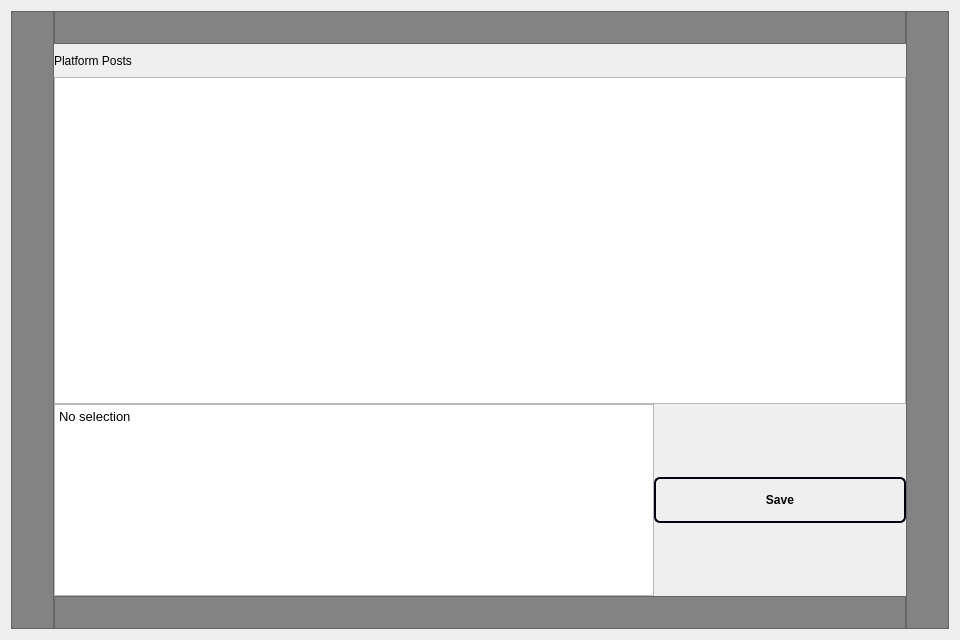
<?xml version="1.0" encoding="UTF-8"?>
<ui version="4.0">
 <class>Dialog</class>
 <widget class="QDialog" name="Dialog">
  <property name="geometry">
   <rect>
    <x>0</x>
    <y>0</y>
    <width>960</width>
    <height>640</height>
   </rect>
  </property>
  <property name="windowTitle">
   <string>Dialog</string>
  </property>
  <layout class="QGridLayout" name="gridLayout">
   <item row="0" column="0">
    <layout class="QHBoxLayout" name="horizontalLayout" stretch="1,20,1">
     <property name="spacing">
      <number>0</number>
     </property>
     <item>
      <widget class="QFrame" name="frame_2">
       <property name="styleSheet">
        <string notr="true">background-color: rgb(131, 131, 131);</string>
       </property>
       <property name="frameShape">
        <enum>QFrame::StyledPanel</enum>
       </property>
       <property name="frameShadow">
        <enum>QFrame::Raised</enum>
       </property>
      </widget>
     </item>
     <item>
      <layout class="QVBoxLayout" name="verticalLayout" stretch="1,1,10,0,1">
       <item>
        <widget class="QFrame" name="frame">
         <property name="styleSheet">
          <string notr="true">background-color: rgb(131, 131, 131);</string>
         </property>
         <property name="frameShape">
          <enum>QFrame::StyledPanel</enum>
         </property>
         <property name="frameShadow">
          <enum>QFrame::Raised</enum>
         </property>
        </widget>
       </item>
       <item>
        <widget class="QLabel" name="label">
         <property name="styleSheet">
          <string notr="true">font: 75 italic 16pt &quot;Noto Sans&quot;;</string>
         </property>
         <property name="text">
          <string>Platform Posts</string>
         </property>
         <property name="alignment">
          <set>Qt::AlignLeading|Qt::AlignLeft|Qt::AlignVCenter</set>
         </property>
         <property name="wordWrap">
          <bool>false</bool>
         </property>
         <property name="margin">
          <number>12</number>
         </property>
        </widget>
       </item>
       <item>
        <widget class="QTableView" name="posts">
         <property name="sizePolicy">
          <sizepolicy hsizetype="Preferred" vsizetype="Expanding">
           <horstretch>0</horstretch>
           <verstretch>0</verstretch>
          </sizepolicy>
         </property>
         <property name="mouseTracking">
          <bool>true</bool>
         </property>
         <property name="selectionBehavior">
          <enum>QAbstractItemView::SelectRows</enum>
         </property>
         <property name="sortingEnabled">
          <bool>true</bool>
         </property>
        </widget>
       </item>
       <item>
        <layout class="QHBoxLayout" name="horizontalLayout_2">
         <item>
          <widget class="QTextBrowser" name="postText">
           <property name="minimumSize">
            <size>
             <width>0</width>
             <height>0</height>
            </size>
           </property>
           <property name="maximumSize">
            <size>
             <width>600</width>
             <height>500</height>
            </size>
           </property>
           <property name="html">
            <string>&lt;!DOCTYPE HTML PUBLIC &quot;-//W3C//DTD HTML 4.0//EN&quot; &quot;http://www.w3.org/TR/REC-html40/strict.dtd&quot;&gt;
&lt;html&gt;&lt;head&gt;&lt;meta name=&quot;qrichtext&quot; content=&quot;1&quot; /&gt;&lt;style type=&quot;text/css&quot;&gt;
p, li { white-space: pre-wrap; }
&lt;/style&gt;&lt;/head&gt;&lt;body style=&quot; font-family:'Noto Sans'; font-size:10pt; font-weight:400; font-style:normal;&quot;&gt;
&lt;p style=&quot; margin-top:0px; margin-bottom:0px; margin-left:0px; margin-right:0px; -qt-block-indent:0; text-indent:0px;&quot;&gt;No selection&lt;/p&gt;&lt;/body&gt;&lt;/html&gt;</string>
           </property>
          </widget>
         </item>
         <item>
          <widget class="QPushButton" name="save">
           <property name="sizePolicy">
            <sizepolicy hsizetype="Preferred" vsizetype="Fixed">
             <horstretch>0</horstretch>
             <verstretch>0</verstretch>
            </sizepolicy>
           </property>
           <property name="minimumSize">
            <size>
             <width>46</width>
             <height>46</height>
            </size>
           </property>
           <property name="maximumSize">
            <size>
             <width>300</width>
             <height>16777215</height>
            </size>
           </property>
           <property name="styleSheet">
            <string notr="true">font: 87 18pt &quot;Noto Sans&quot;;
color: rgb(0, 0, 0);
font-weight: 700;
padding: 4px;
border-style: outset;
border-width: 2px;
border-radius: 6px;
border-color: #00000f;
min-width: 1em;
min-height: 1em;
padding: 4px;
opacity: 0.3;</string>
           </property>
           <property name="text">
            <string>Save</string>
           </property>
          </widget>
         </item>
        </layout>
       </item>
       <item>
        <widget class="QFrame" name="frame_4">
         <property name="styleSheet">
          <string notr="true">background-color: rgb(131, 131, 131);</string>
         </property>
         <property name="frameShape">
          <enum>QFrame::StyledPanel</enum>
         </property>
         <property name="frameShadow">
          <enum>QFrame::Raised</enum>
         </property>
        </widget>
       </item>
      </layout>
     </item>
     <item>
      <widget class="QFrame" name="frame_3">
       <property name="styleSheet">
        <string notr="true">background-color: rgb(131, 131, 131);</string>
       </property>
       <property name="frameShape">
        <enum>QFrame::StyledPanel</enum>
       </property>
       <property name="frameShadow">
        <enum>QFrame::Raised</enum>
       </property>
      </widget>
     </item>
    </layout>
   </item>
  </layout>
 </widget>
 <resources/>
 <connections/>
</ui>
